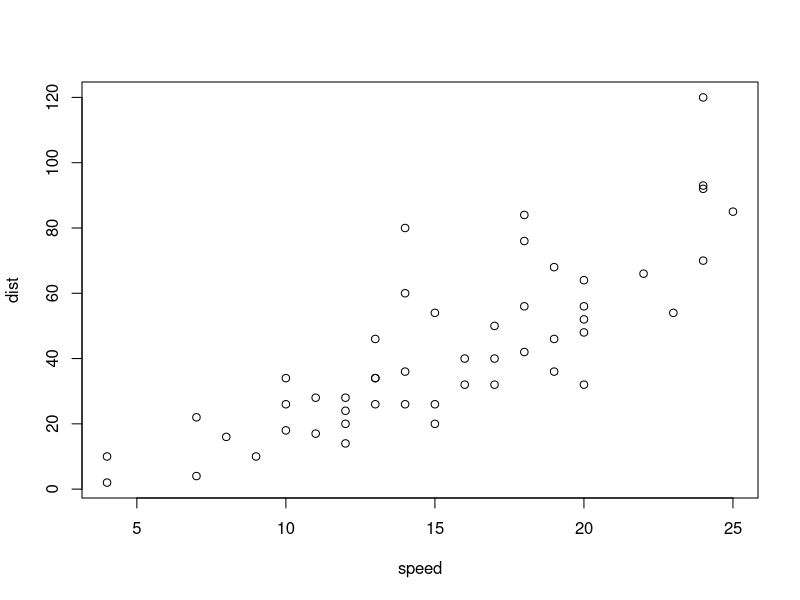
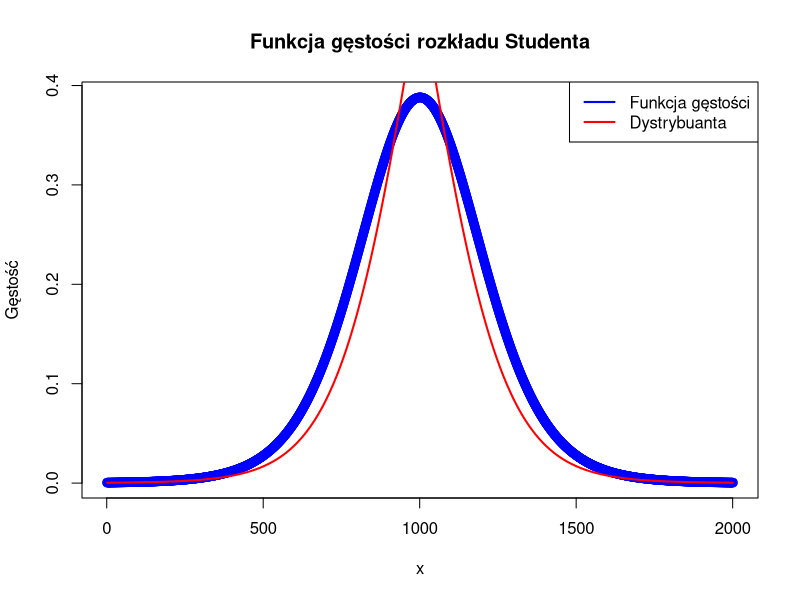
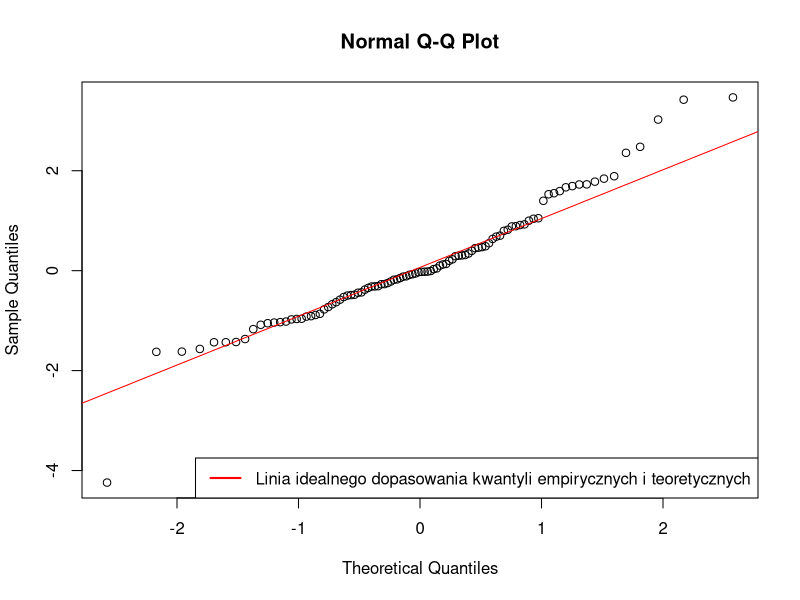

Reproduce these figures in R, in order.
## ---- chunk 1
plot(cars)
## ---- chunk 2
set.seed(123)
runif(1, 1, 29)
## ---- chunk 3
df <- 9

x <- seq(-5, 5, by = 0.005)
options(repr.plot.width=14, repr.plot.height=8)
plot(dt(x, df), main = "Funkcja gęstości rozkładu Studenta", xlab = "x", ylab = "Gęstość", col = "blue", lwd = 2)
lines(pt(x, df, lower.tail = TRUE), col = "red", lwd = 2)
lines(pt(x, df, lower.tail = FALSE), col = "red", lwd = 2)
legend("topright", legend = c("Funkcja gęstości", "Dystrybuanta"), col = c("blue", "red"), lwd = 2)
## ---- chunk 4
set.seed(123)
liczby <- rt(100, df)
options(repr.plot.width=16, repr.plot.height=9)
qqnorm(liczby)
qqline(liczby, col = "red")
legend("bottomright", legend = c("Linia idealnego dopasowania kwantyli empirycznych i teoretycznych"), col = c("red"), lwd = 2)
## ---- chunk 5
?qqnorm
## ---- chunk 6
set.seed(123)
dwie.liczby <- runif(2, min = -3, max = 3)
dwie.liczby
## ---- chunk 7
a <- dwie.liczby[1]
b <- dwie.liczby[2]
a
## ---- chunk 8
probability_student <- pt(b, df = df) - pt(a, df = df)


probability_normal <- pnorm(b) - pnorm(a)

cat("a) Prawdopodobieństwo w rozkładzie Studenta:", probability_student, "\n")
cat("b) Prawdopodobieństwo w standardowym rozkładzie normalnym:", probability_normal, "\n")
## ---- chunk 9
?pnorm
